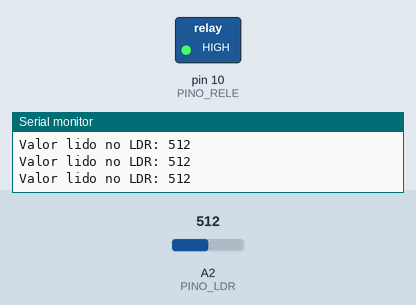
Recording of a sketch running on a simulated Arduino Uno, built with avr-gcc and run on an emulated ATmega328P. Parts: switched loads named in the sketch (green lamp = pin HIGH), the last lines printed to the serial monitor. The inputs (shaded band) are chosen by the test bench; at power-on: A2 (PINO_LDR) = 512.

Above: at 1.2 s.
1.3 s: A2 (PINO_LDR) set to 583
2.8 s: A2 (PINO_LDR) set to 617
At 4.0 s:
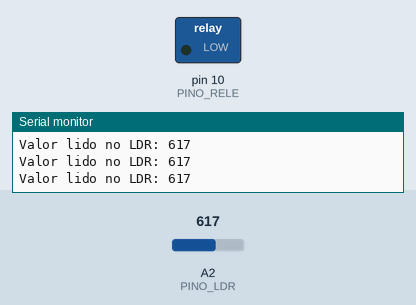
4.3 s: A2 (PINO_LDR) set to 590
At 5.5 s:
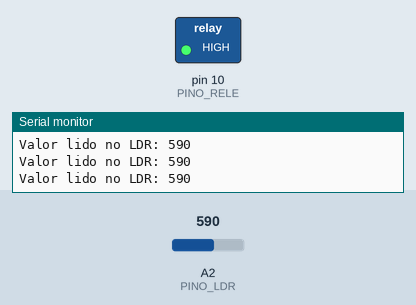
5.8 s: A2 (PINO_LDR) set to 610
At 6.9 s:
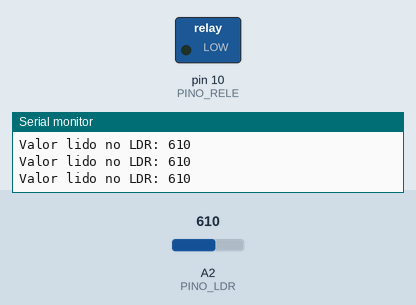
Timing chart, 0 to 8.3 s (numbered marks = the images above; inputs shaded):
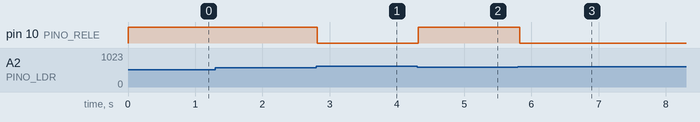

Measured:
- the behaviour switches between 599 and 600 on A2 (PINO_LDR) (found by bisection; images 0 and 1)
- after the input at 2.8 s, pin 10 (PINO_RELE): HIGH → LOW at once
- after the input at 4.3 s, pin 10 (PINO_RELE): LOW → HIGH at once
- after the input at 5.8 s, pin 10 (PINO_RELE): HIGH → LOW at once

The sketch:

EX12-Rele-Fotoeletrico-LDR.ino
```cpp
/*
  Controle de Lâmpada com LDR e Relé
  Este exemplo demonstra como utilizar um sensor LDR para controlar uma lâmpada através de um relé.
  A lâmpada será ligada quando o ambiente estiver escuro e desligada durante o dia.

  Elaborado/Adaptado por Epaminondas Lage
*/

// Definição dos pinos
const int PINO_RELE = 10; // PINO DIGITAL UTILIZADO PELO RELÉ
const int PINO_LDR = A2;  // PINO ANALÓGICO UTILIZADO PELO LDR

// Constantes para o limiar e o intervalo de tempo
const int LIMIAR = 600;   // Valor de limiar para determinar escuridão
const int INTERVALO = 100; // Intervalo de tempo para o delay em milissegundos

void setup() {
  // Configuração dos pinos
  pinMode(PINO_RELE, OUTPUT); // Define a porta como saída
  pinMode(PINO_LDR, INPUT);   // Define a porta como entrada

  // Inicialização da comunicação serial para depuração (opcional)
  Serial.begin(9600);
}

void loop() {
  // Lê o valor na porta analógica (valor lido em bits que vai de 0 a 1023)
  int leituraLDR = analogRead(PINO_LDR);

  // Imprime o valor lido para depuração (opcional)
  Serial.print("Valor lido no LDR: ");
  Serial.println(leituraLDR);

  // Liga o relé no escuro e desliga durante o dia
  digitalWrite(PINO_RELE, leituraLDR < LIMIAR ? HIGH : LOW);

  // Pequena pausa para estabilidade
  delay(INTERVALO);
}
```
